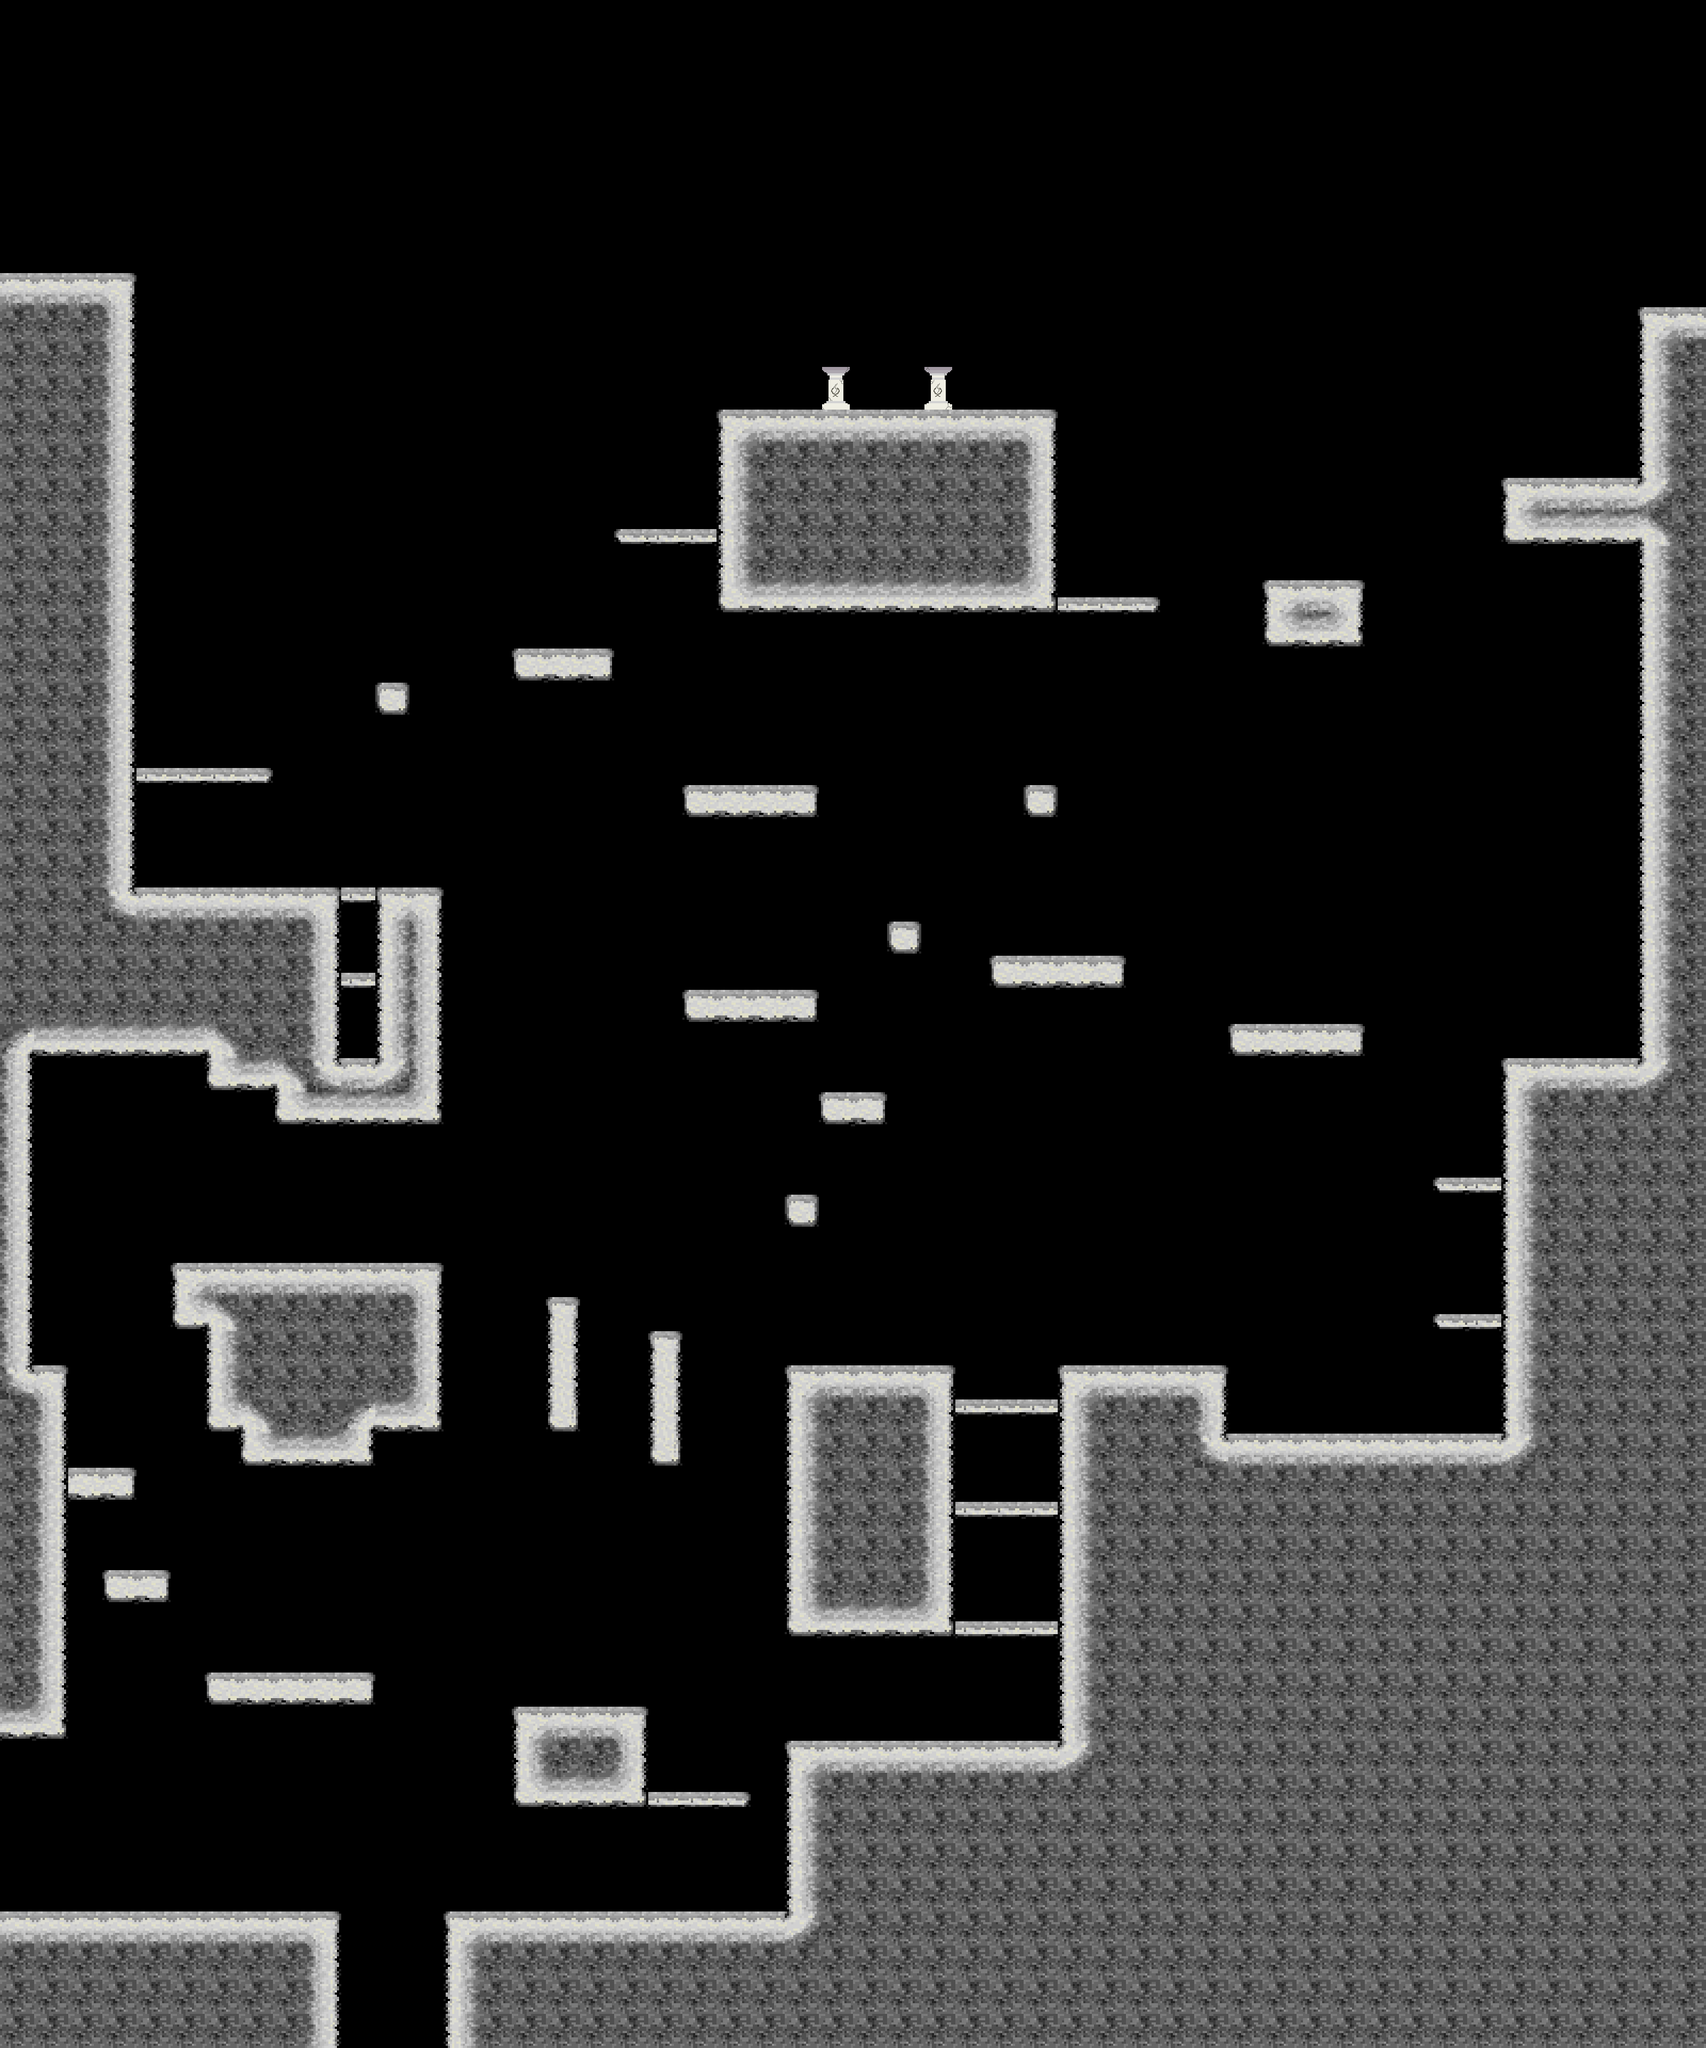

Tiled map render using the project's own tile images. Description and the map definition, with tile-layer contents summarised, below:
An orthogonal 50x60 tile map with 64x64 px tiles, 2 tile layers (Platforms, Deco), 6 tilesets and 55 objects (42x ground, 11x platform, goal, death).

<map version="1.2" tiledversion="1.2.4" orientation="orthogonal" renderorder="right-down" width="50" height="60" tilewidth="64" tileheight="64" infinite="0" nextlayerid="7" nextobjectid="69">
 <properties>
  <property name="starting_pos_x" type="float" value="100" />
  <property name="starting_pos_y" type="float" value="3487" />
 </properties>
 <tileset firstgid="1" name="playerx96" tilewidth="96" tileheight="96" tilecount="20" columns="4">
  <image source="../textures/player/playerx96.png" width="384" height="480" />
  <tile id="0">
   <properties>
    <property name="idle" value="idle" />
   </properties>
   <animation>
    <frame tileid="0" duration="150" />
    <frame tileid="1" duration="150" />
    <frame tileid="2" duration="150" />
    <frame tileid="3" duration="150" />
    <frame tileid="4" duration="150" />
    <frame tileid="5" duration="150" />
    <frame tileid="6" duration="150" />
   </animation>
  </tile>
  <tile id="8">
   <properties>
    <property name="run" value="run" />
   </properties>
   <animation>
    <frame tileid="8" duration="70" />
    <frame tileid="9" duration="70" />
    <frame tileid="10" duration="70" />
    <frame tileid="11" duration="70" />
    <frame tileid="12" duration="70" />
    <frame tileid="13" duration="70" />
    <frame tileid="14" duration="70" />
    <frame tileid="15" duration="70" />
   </animation>
  </tile>
  <tile id="16">
   <properties>
    <property name="god" value="god" />
   </properties>
   <animation>
    <frame tileid="16" duration="100" />
    <frame tileid="17" duration="100" />
    <frame tileid="18" duration="100" />
   </animation>
  </tile>
 </tileset>
 <tileset firstgid="21" name="letter_tileset" tilewidth="64" tileheight="64" tilecount="40" columns="5">
  <image source="letter_tileset.png" width="320" height="512" />
  <tile id="0">
   <properties>
    <property name="alpha_shine" value="alpha" />
   </properties>
   <animation>
    <frame tileid="0" duration="2000" />
    <frame tileid="1" duration="70" />
    <frame tileid="2" duration="70" />
    <frame tileid="3" duration="70" />
    <frame tileid="4" duration="70" />
    <frame tileid="5" duration="70" />
    <frame tileid="6" duration="70" />
    <frame tileid="7" duration="70" />
    <frame tileid="8" duration="70" />
    <frame tileid="9" duration="70" />
   </animation>
  </tile>
  <tile id="10">
   <properties>
    <property name="chi_shine" value="chi" />
   </properties>
   <animation>
    <frame tileid="10" duration="2000" />
    <frame tileid="11" duration="70" />
    <frame tileid="12" duration="70" />
    <frame tileid="13" duration="70" />
    <frame tileid="14" duration="70" />
    <frame tileid="15" duration="70" />
    <frame tileid="16" duration="70" />
    <frame tileid="17" duration="70" />
    <frame tileid="18" duration="70" />
    <frame tileid="19" duration="70" />
   </animation>
  </tile>
  <tile id="20">
   <properties>
    <property name="eta_shine" value="eta" />
   </properties>
   <animation>
    <frame tileid="20" duration="2000" />
    <frame tileid="21" duration="70" />
    <frame tileid="22" duration="70" />
    <frame tileid="23" duration="70" />
    <frame tileid="24" duration="70" />
    <frame tileid="25" duration="70" />
    <frame tileid="26" duration="70" />
    <frame tileid="27" duration="70" />
    <frame tileid="28" duration="70" />
    <frame tileid="29" duration="70" />
   </animation>
  </tile>
  <tile id="30">
   <properties>
    <property name="rho_shine" value="rho" />
   </properties>
   <animation>
    <frame tileid="30" duration="2000" />
    <frame tileid="31" duration="70" />
    <frame tileid="32" duration="70" />
    <frame tileid="33" duration="70" />
    <frame tileid="34" duration="70" />
    <frame tileid="35" duration="70" />
    <frame tileid="36" duration="70" />
    <frame tileid="37" duration="70" />
    <frame tileid="38" duration="70" />
    <frame tileid="39" duration="70" />
   </animation>
  </tile>
 </tileset>
 <tileset firstgid="61" name="tileset2" tilewidth="64" tileheight="64" tilecount="36" columns="6">
  <image source="tileset2.png" width="384" height="384" />
  <tile id="0">
   <objectgroup draworder="index">
    <object id="1" type="ground" x="0.25" y="0.25" width="63.75" height="63.75" />
   </objectgroup>
  </tile>
  <tile id="1">
   <objectgroup draworder="index">
    <object id="1" type="ground" x="0" y="0" width="64" height="64" />
   </objectgroup>
  </tile>
  <tile id="2">
   <objectgroup draworder="index">
    <object id="1" type="ground" x="0" y="0" width="64" height="64" />
   </objectgroup>
  </tile>
 </tileset>
 <tileset firstgid="97" name="soul_enemy" tilewidth="128" tileheight="128" tilecount="12" columns="4">
  <image source="../textures/enemies/soul_enemy.png" width="512" height="384" />
  <tile id="0">
   <properties>
    <property name="soul" value="soul" />
   </properties>
   <animation>
    <frame tileid="0" duration="100" />
    <frame tileid="1" duration="100" />
    <frame tileid="2" duration="100" />
    <frame tileid="3" duration="100" />
    <frame tileid="4" duration="100" />
    <frame tileid="5" duration="100" />
    <frame tileid="6" duration="100" />
    <frame tileid="7" duration="100" />
    <frame tileid="8" duration="100" />
    <frame tileid="9" duration="100" />
    <frame tileid="10" duration="100" />
    <frame tileid="11" duration="100" />
   </animation>
  </tile>
 </tileset>
 <tileset firstgid="109" name="goal" tilewidth="64" tileheight="64" tilecount="12" columns="4">
  <image source="../textures/goal_tileset.png" width="256" height="192" />
  <tile id="2">
   <properties>
    <property name="goal" value="goal" />
   </properties>
   <animation>
    <frame tileid="2" duration="100" />
    <frame tileid="3" duration="100" />
    <frame tileid="6" duration="100" />
    <frame tileid="7" duration="100" />
   </animation>
  </tile>
 </tileset>
 <tileset firstgid="121" name="soul_enemyx64" tilewidth="64" tileheight="64" tilecount="12" columns="4">
  <image source="../textures/enemies/soul_enemyx64.png" width="256" height="192" />
  <tile id="0">
   <properties>
    <property name="soul" value="soul" />
   </properties>
   <animation>
    <frame tileid="0" duration="100" />
    <frame tileid="1" duration="100" />
    <frame tileid="2" duration="100" />
    <frame tileid="3" duration="100" />
    <frame tileid="4" duration="100" />
    <frame tileid="5" duration="100" />
    <frame tileid="6" duration="100" />
    <frame tileid="7" duration="100" />
    <frame tileid="8" duration="100" />
    <frame tileid="9" duration="100" />
    <frame tileid="10" duration="100" />
    <frame tileid="11" duration="100" />
   </animation>
  </tile>
 </tileset>
 <layer id="4" name="Platforms" width="50" height="60">
  <properties>
   <property name="speed" type="float" value="1" />
  </properties>
  <data>[3000 cells, 1034 non-empty, 32 distinct tile ids]</data>
 </layer>
 <layer id="6" name="Deco" width="50" height="60">
  <data>[3000 cells, 0 non-empty, 0 distinct tile ids]</data>
 </layer>
 <objectgroup id="5" name="Colliders">
  <object id="1" name="ground" type="ground" x="1" y="3584" width="638" height="256" />
  <object id="2" name="ground" type="ground" x="833.5" y="3585.33" width="648.333" height="256" />
  <object id="3" name="ground" type="ground" x="961" y="3200.5" width="253.5" height="191.5" />
  <object id="4" name="platform" type="platform" x="1214.67" y="3360.33" width="191" height="31.3333" />
  <object id="5" name="ground" type="ground" x="1472.13" y="3264.88" width="578.875" height="574.125" />
  <object id="6" name="ground" type="ground" x="1985.33" y="2560.3" width="317.167" height="751.705" />
  <object id="7" name="ground" type="ground" x="1473" y="2560" width="317" height="510" />
  <object id="8" name="platform" type="platform" x="1791.5" y="2623.5" width="192.5" height="32" />
  </objectgroup>
</map>
<!-- 44 of 55 objects omitted -->